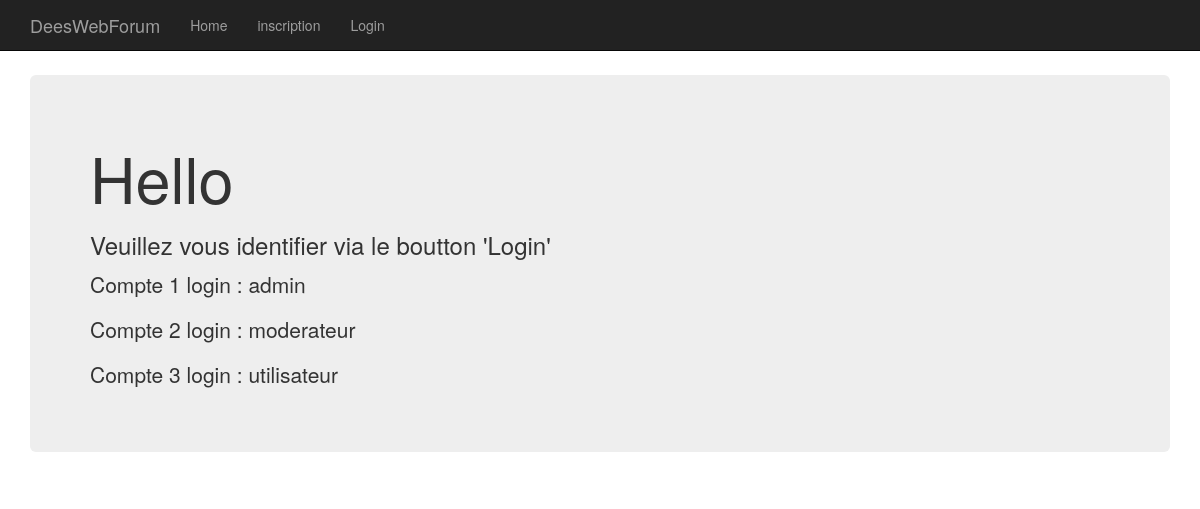
Before: / with the older database file.
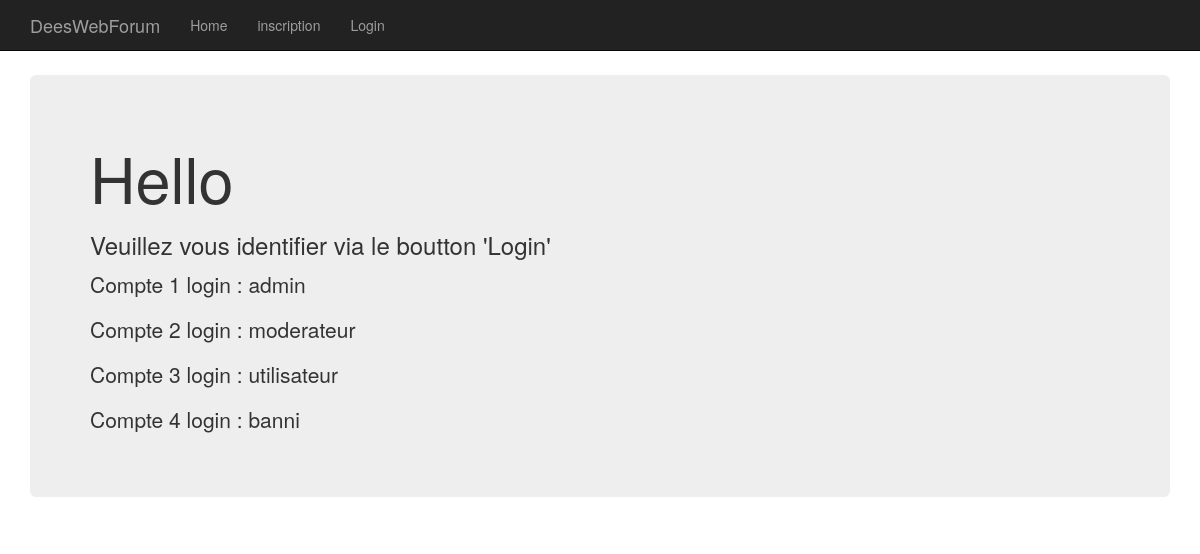
After: the same page with the newer database file.
### tables this page shows
CREATE TABLE IF NOT EXISTS `user` (
  `UserId` int(11) NOT NULL AUTO_INCREMENT,
  `UserLogin` varchar(50) NOT NULL,
  `UserPassword` varchar(50) NOT NULL,
  `UserRole` int(11) NOT NULL,
  `UserAvatar` varchar(200) NOT NULL,
  PRIMARY KEY (`UserId`),
  UNIQUE KEY `UserLogin` (`UserLogin`)
);

### index.php (the view, shortened to what this page needs)
<?php require_once("includes/header.php"); ?>
    <div class="container theme-showcase" role="main">
        <div class = "jumbotron">
        	<?php
              if($_SESSION['auth']==0)
                {
                	echo "<h1>Hello</h1>";
                	echo "<h3>Veuillez vous identifier via le boutton 'Login'</h3>";
                    $requete = $bdd->prepare('SELECT UserLogin FROM user WHERE UserPassword != ""');
                    $requete->execute();
                    $tmp1count = $requete->rowCount();
                    if( $tmp1count > 0)
                    {
                        for ($i = 0; $i < $tmp1count ; $i++)
                        {
                            extract($requete->fetch());
                            echo '<p>Compte '.($i + 1).' login : '.$UserLogin.'</p>';
                        }
                    }
                    else
                    {
                        setFlash("Aucun compte present en base, allez on s'inscrit !","Danger");
                        echo flash();
                    }
                }
            ?>
        </div>
    </div>
<?php require_once("includes/footer.php"); ?>

### includes/header.php (shortened to what this page needs)
<!DOCTYPE html>
<html lang="fr">
  <head>
    <link href="<?php echo WEBROOT; ?>css/bootstrap.min.css" rel="stylesheet">
    <link href="<?php echo WEBROOT; ?>css/bootstrap-theme.min.css" rel="stylesheet">
  </head>
  <body role="document">
    <nav class="navbar navbar-inverse navbar-fixed-top" role="navigation">
      <div class="container">
        <div class="navbar-header">
          <?php
            if($_SESSION['auth']==0)
            {
              echo '<a class="navbar-brand">DeesWebForum</a>';
            }
            else
            {
              echo '<img src="'.WEBROOT.'images/avatars/'.$_SESSION['membre_avatar'].'" alt="pas d avatar" class="navbar-brand" />';
              echo '<a class="navbar-brand">'.$_SESSION['login'].'</a>';
            }
          ?>
        </div>
        <div id="navbar" class="navbar-collapse collapse">
          <ul class="nav navbar-nav">
            <li><a href="index.php">Home</a></li>
            <?php
              if($_SESSION['auth']==0)
              {
                echo " <li><a href='enregistrer.php'>inscription</a></li>";
                echo " <li><a href='login.php'>Login</a></li>";
              }
            ?>
          </ul>
        </div>
      </div>
    </nav>

### includes/footer.php (shortened to what this page needs)
	</body>
</html>

Changed rows visible on the page:
added user: UserLogin "banni"
